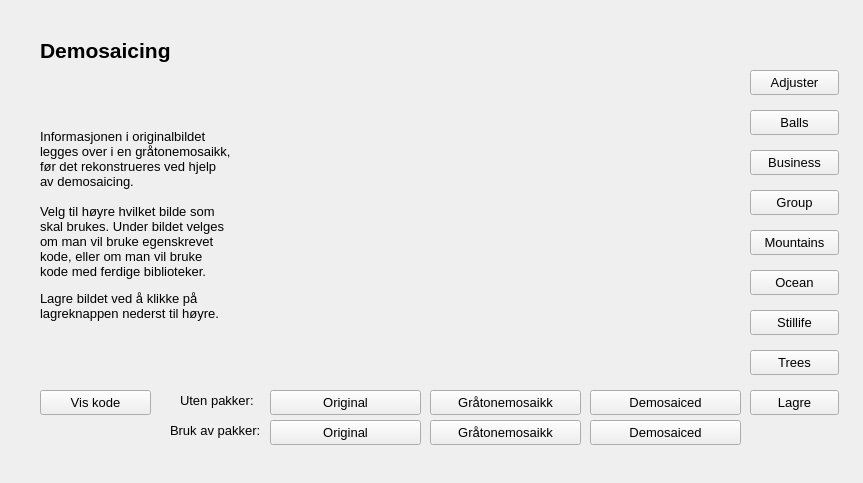
<?xml version="1.0" encoding="UTF-8"?>
<ui version="4.0">
 <class>Form</class>
 <widget class="QWidget" name="Form">
  <property name="geometry">
   <rect>
    <x>0</x>
    <y>0</y>
    <width>863</width>
    <height>483</height>
   </rect>
  </property>
  <property name="windowTitle">
   <string>Form</string>
  </property>
  <widget class="QPushButton" name="demosaicMosaic">
   <property name="geometry">
    <rect>
     <x>430</x>
     <y>390</y>
     <width>151</width>
     <height>25</height>
    </rect>
   </property>
   <property name="font">
    <font>
     <pointsize>10</pointsize>
    </font>
   </property>
   <property name="text">
    <string>Gråtonemosaikk</string>
   </property>
  </widget>
  <widget class="QPushButton" name="demosaicOriginal">
   <property name="geometry">
    <rect>
     <x>270</x>
     <y>390</y>
     <width>151</width>
     <height>25</height>
    </rect>
   </property>
   <property name="font">
    <font>
     <pointsize>10</pointsize>
    </font>
   </property>
   <property name="text">
    <string>Original</string>
   </property>
  </widget>
  <widget class="QLabel" name="demosaicOverskrift">
   <property name="geometry">
    <rect>
     <x>40</x>
     <y>20</y>
     <width>761</width>
     <height>61</height>
    </rect>
   </property>
   <property name="font">
    <font>
     <pointsize>16</pointsize>
     <weight>75</weight>
     <italic>false</italic>
     <bold>true</bold>
     <underline>false</underline>
    </font>
   </property>
   <property name="text">
    <string>Demosaicing</string>
   </property>
  </widget>
  <widget class="QLabel" name="label_12">
   <property name="geometry">
    <rect>
     <x>40</x>
     <y>110</y>
     <width>231</width>
     <height>231</height>
    </rect>
   </property>
   <property name="font">
    <font>
     <pointsize>10</pointsize>
    </font>
   </property>
   <property name="text">
    <string>&lt;html&gt;&lt;head/&gt;&lt;body&gt;&lt;p&gt;Informasjonen i originalbildet &lt;br/&gt;legges over i en gråtonemosaikk,&lt;br/&gt;før det rekonstrueres ved hjelp&lt;br/&gt;av demosaicing.&lt;br/&gt;&lt;br/&gt;Velg til høyre hvilket bilde som&lt;br/&gt;skal brukes. Under bildet velges&lt;br/&gt;om man vil bruke egenskrevet&lt;br/&gt;kode, eller om man vil bruke&lt;br/&gt;kode med ferdige biblioteker.&lt;/p&gt;&lt;p&gt;Lagre bildet ved å klikke på &lt;br/&gt;lagreknappen nederst til høyre.&lt;/p&gt;&lt;/body&gt;&lt;/html&gt;</string>
   </property>
  </widget>
  <widget class="QPushButton" name="demosaicCode">
   <property name="geometry">
    <rect>
     <x>40</x>
     <y>390</y>
     <width>111</width>
     <height>25</height>
    </rect>
   </property>
   <property name="font">
    <font>
     <pointsize>10</pointsize>
    </font>
   </property>
   <property name="text">
    <string>Vis kode</string>
   </property>
  </widget>
  <widget class="QPushButton" name="demosaicDemosaic">
   <property name="geometry">
    <rect>
     <x>590</x>
     <y>390</y>
     <width>151</width>
     <height>25</height>
    </rect>
   </property>
   <property name="font">
    <font>
     <pointsize>10</pointsize>
    </font>
   </property>
   <property name="text">
    <string>Demosaiced</string>
   </property>
  </widget>
  <widget class="QPushButton" name="adjuster">
   <property name="geometry">
    <rect>
     <x>750</x>
     <y>70</y>
     <width>89</width>
     <height>25</height>
    </rect>
   </property>
   <property name="font">
    <font>
     <pointsize>10</pointsize>
    </font>
   </property>
   <property name="text">
    <string>Adjuster</string>
   </property>
  </widget>
  <widget class="QPushButton" name="business">
   <property name="geometry">
    <rect>
     <x>750</x>
     <y>150</y>
     <width>89</width>
     <height>25</height>
    </rect>
   </property>
   <property name="font">
    <font>
     <pointsize>10</pointsize>
    </font>
   </property>
   <property name="text">
    <string>Business</string>
   </property>
  </widget>
  <widget class="QPushButton" name="trees">
   <property name="geometry">
    <rect>
     <x>750</x>
     <y>350</y>
     <width>89</width>
     <height>25</height>
    </rect>
   </property>
   <property name="font">
    <font>
     <pointsize>10</pointsize>
    </font>
   </property>
   <property name="text">
    <string>Trees</string>
   </property>
  </widget>
  <widget class="QPushButton" name="stillife">
   <property name="geometry">
    <rect>
     <x>750</x>
     <y>310</y>
     <width>89</width>
     <height>25</height>
    </rect>
   </property>
   <property name="font">
    <font>
     <pointsize>10</pointsize>
    </font>
   </property>
   <property name="text">
    <string>Stillife</string>
   </property>
  </widget>
  <widget class="QPushButton" name="mountains">
   <property name="geometry">
    <rect>
     <x>750</x>
     <y>230</y>
     <width>89</width>
     <height>25</height>
    </rect>
   </property>
   <property name="font">
    <font>
     <pointsize>10</pointsize>
    </font>
   </property>
   <property name="text">
    <string>Mountains</string>
   </property>
  </widget>
  <widget class="QPushButton" name="balls">
   <property name="geometry">
    <rect>
     <x>750</x>
     <y>110</y>
     <width>89</width>
     <height>25</height>
    </rect>
   </property>
   <property name="font">
    <font>
     <pointsize>10</pointsize>
    </font>
   </property>
   <property name="text">
    <string>Balls</string>
   </property>
  </widget>
  <widget class="QPushButton" name="group">
   <property name="geometry">
    <rect>
     <x>750</x>
     <y>190</y>
     <width>89</width>
     <height>25</height>
    </rect>
   </property>
   <property name="font">
    <font>
     <pointsize>10</pointsize>
    </font>
   </property>
   <property name="text">
    <string>Group</string>
   </property>
  </widget>
  <widget class="QPushButton" name="ocean">
   <property name="geometry">
    <rect>
     <x>750</x>
     <y>270</y>
     <width>89</width>
     <height>25</height>
    </rect>
   </property>
   <property name="font">
    <font>
     <pointsize>10</pointsize>
    </font>
   </property>
   <property name="text">
    <string>Ocean</string>
   </property>
  </widget>
  <widget class="QPushButton" name="demosaicDemosaicPackage">
   <property name="geometry">
    <rect>
     <x>590</x>
     <y>420</y>
     <width>151</width>
     <height>25</height>
    </rect>
   </property>
   <property name="font">
    <font>
     <pointsize>10</pointsize>
    </font>
   </property>
   <property name="text">
    <string>Demosaiced</string>
   </property>
  </widget>
  <widget class="QPushButton" name="demosaicMosaicPackage">
   <property name="geometry">
    <rect>
     <x>430</x>
     <y>420</y>
     <width>151</width>
     <height>25</height>
    </rect>
   </property>
   <property name="font">
    <font>
     <pointsize>10</pointsize>
    </font>
   </property>
   <property name="text">
    <string>Gråtonemosaikk</string>
   </property>
  </widget>
  <widget class="QPushButton" name="demosaicOriginal2">
   <property name="geometry">
    <rect>
     <x>270</x>
     <y>420</y>
     <width>151</width>
     <height>25</height>
    </rect>
   </property>
   <property name="font">
    <font>
     <pointsize>10</pointsize>
    </font>
   </property>
   <property name="text">
    <string>Original</string>
   </property>
  </widget>
  <widget class="QLabel" name="label">
   <property name="geometry">
    <rect>
     <x>180</x>
     <y>390</y>
     <width>81</width>
     <height>21</height>
    </rect>
   </property>
   <property name="font">
    <font>
     <pointsize>10</pointsize>
    </font>
   </property>
   <property name="text">
    <string>Uten pakker:</string>
   </property>
  </widget>
  <widget class="QLabel" name="label_2">
   <property name="geometry">
    <rect>
     <x>170</x>
     <y>420</y>
     <width>101</width>
     <height>21</height>
    </rect>
   </property>
   <property name="font">
    <font>
     <pointsize>10</pointsize>
    </font>
   </property>
   <property name="text">
    <string>Bruk av pakker:</string>
   </property>
  </widget>
  <widget class="imagewidget" name="imagewidget" native="true">
   <property name="geometry">
    <rect>
     <x>270</x>
     <y>69</y>
     <width>471</width>
     <height>311</height>
    </rect>
   </property>
  </widget>
  <widget class="QPushButton" name="save">
   <property name="geometry">
    <rect>
     <x>750</x>
     <y>390</y>
     <width>89</width>
     <height>25</height>
    </rect>
   </property>
   <property name="font">
    <font>
     <pointsize>10</pointsize>
    </font>
   </property>
   <property name="text">
    <string>Lagre</string>
   </property>
  </widget>
 </widget>
 <customwidgets>
  <customwidget>
   <class>imagewidget</class>
   <extends>QWidget</extends>
   <header>imagewidget.h</header>
   <container>1</container>
  </customwidget>
 </customwidgets>
 <resources/>
 <connections/>
</ui>
